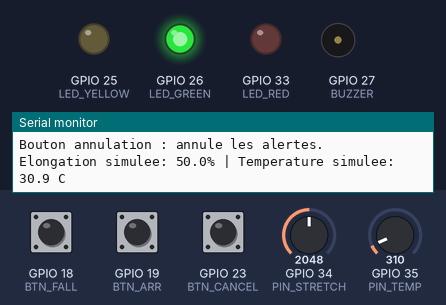
Recording of a sketch running on a simulated ESP32. Parts: output pins drawn as LEDs (lit = HIGH), buzzer (waves = sounding), the last lines printed to the serial monitor. Inputs (shaded band) come from the test bench; at power-on: GPIO 18 (BTN_FALL) HIGH, GPIO 23 (BTN_CANCEL) HIGH, GPIO 19 (BTN_ARR) HIGH, GPIO 34 (PIN_STRETCH) = 2048, GPIO 35 (PIN_TEMP) = 310 (analog values on the 0–4095 scale).

Above: at 1.2 s.
1.3 s: GPIO 18 (BTN_FALL) pulled LOW for 0.15 s
At 2.2 s:
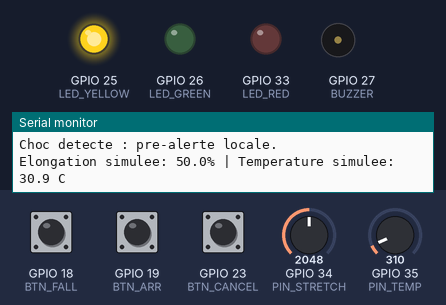
6.0 s: GPIO 23 (BTN_CANCEL) pulled LOW for 0.15 s
At 6.7 s:
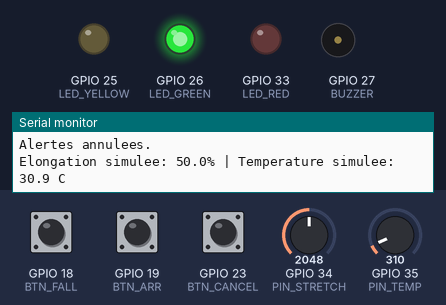
7.6 s: GPIO 19 (BTN_ARR) pulled LOW for 1 s
At 8.2 s:
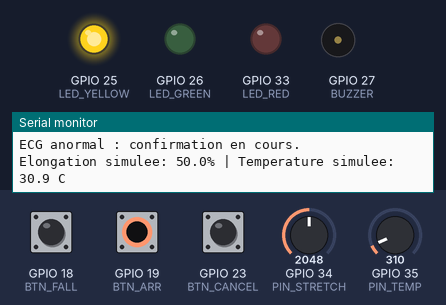
11.6 s: GPIO 18 (BTN_FALL) pulled LOW for 1 s
At 14.5 s:
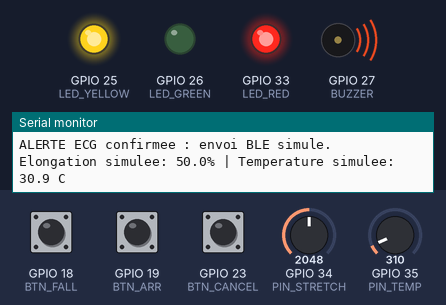
15.1 s: GPIO 19 (BTN_ARR) pulled LOW for 3.2 s
At 60.4 s:
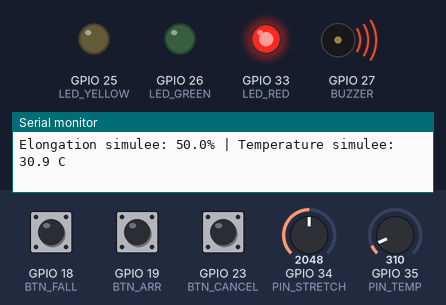
Timing chart, 0 to 61.5 s (numbered marks = the images above; inputs shaded):
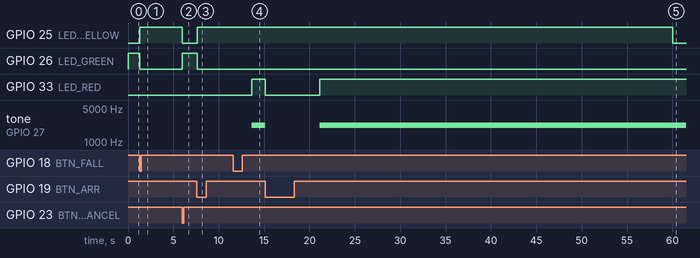

The sketch:

sketch.ino
```cpp
const int PIN_STRETCH = 34;  // Potentiomètre : respiration/élongation simulée
const int PIN_TEMP    = 35;  // Potentiomètre : température simulée

const int BTN_FALL   = 18;   // Choc simulé
const int BTN_ARR    = 19;   // Épisode ECG anormal simulé
const int BTN_CANCEL = 23;   // Annulation par le sportif

const int LED_GREEN  = 26;  // Fonctionnement normal
const int LED_YELLOW = 25;  // Pré-alerte
const int LED_RED    = 33;  // Alerte confirmée
const int BUZZER     = 27;

const unsigned long FALL_CONFIRM_MS = 30000; // 30 s
const unsigned long ARR_CONFIRM_MS  = 6000;  // 3 fenêtres de 2 s
const unsigned long TEMP_CONFIRM_MS = 120000; // 2 min
const unsigned long SLOPE_WINDOW_MS = 30000;  // 30 s

bool lastFallButton = HIGH;
bool lastArrButton = HIGH;
bool lastCancelButton = HIGH;

bool fallPending = false;
bool arrPending = false;
bool fallConfirmed = false;
bool arrConfirmed = false;
bool tempConfirmed = false;
bool tempPreAlert = false;

unsigned long fallStart = 0;
unsigned long arrStart = 0;
unsigned long hotStart = 0;
unsigned long lastTempCheck = 0;
unsigned long lastPrint = 0;

float tempAtLastCheck = 30.0;

void resetAlerts() {
  fallPending = false;
  arrPending = false;
  fallConfirmed = false;
  arrConfirmed = false;
  tempConfirmed = false;
  tempPreAlert = false;
  hotStart = 0;

  Serial.println("Alertes annulees.");
}

void setup() {
  Serial.begin(115200);
  analogReadResolution(12);

  pinMode(BTN_FALL, INPUT_PULLUP);
  pinMode(BTN_ARR, INPUT_PULLUP);
  pinMode(BTN_CANCEL, INPUT_PULLUP);

  pinMode(LED_GREEN, OUTPUT);
  pinMode(LED_YELLOW, OUTPUT);
  pinMode(LED_RED, OUTPUT);
  pinMode(BUZZER, OUTPUT);

  lastTempCheck = millis();

  Serial.println("Simulation du gilet connecte demarree.");
  Serial.println("Bouton choc : pre-alerte chute.");
  Serial.println("Bouton ECG : simulation d'une anomalie.");
  Serial.println("Bouton annulation : annule les alertes.");
}

void loop() {
  unsigned long now = millis();

  // Les potentiomètres remplacent ici les capteurs analogiques.
  int stretchRaw = analogRead(PIN_STRETCH);
  int tempRaw = analogRead(PIN_TEMP);

  float stretchPercent = (stretchRaw / 4095.0) * 100.0;
  float tempC = 30.0 + (tempRaw / 4095.0) * 12.0;

  bool fallButton = digitalRead(BTN_FALL);
  bool arrButton = digitalRead(BTN_ARR);
  bool cancelButton = digitalRead(BTN_CANCEL);

  // Un appui simule un choc détecté par l'IMU.
  if (lastFallButton == HIGH && fallButton == LOW) {
    fallPending = true;
    fallConfirmed = false;
    fallStart = now;
    Serial.println("Choc detecte : pre-alerte locale.");
  }

  // Un appui simule une fenêtre ECG anormale.
  if (lastArrButton == HIGH && arrButton == LOW) {
    arrPending = true;
    arrConfirmed = false;
    arrStart = now;
    Serial.println("ECG anormal : confirmation en cours.");
  }

  // Un appui annule les alertes.
  if (lastCancelButton == HIGH && cancelButton == LOW) {
    resetAlerts();
  }

  lastFallButton = fallButton;
  lastArrButton = arrButton;
  lastCancelButton = cancelButton;

  // Alerte chute après 30 s sans annulation.
  if (fallPending && now - fallStart >= FALL_CONFIRM_MS) {
    fallConfirmed = true;
    Serial.println("ALERTE CHUTE confirmee : envoi BLE/SOS simule.");
    fallPending = false;
  }

  // Confirmation ECG après trois fenêtres de 2 s.
  if (arrPending && now - arrStart >= ARR_CONFIRM_MS) {
    arrConfirmed = true;
    Serial.println("ALERTE ECG confirmee : envoi BLE simule.");
    arrPending = false;
  }

  // Pré-alerte thermique si la température augmente de plus de
  // 0,1 °C/min sur la fenêtre observée de 30 s.
  if (now - lastTempCheck >= SLOPE_WINDOW_MS) {
    float minutes = (now - lastTempCheck) / 60000.0;
    float slope = (tempC - tempAtLastCheck) / minutes;

    tempPreAlert = (slope > 0.1);

    if (tempPreAlert) {
      Serial.println("Pre-alerte thermique : hausse rapide estimee.");
    }

    tempAtLastCheck = tempC;
    lastTempCheck = now;
  }

  // Alerte thermique si Tc simulée atteint 39 °C pendant 2 min.
  if (tempC >= 39.0) {
    if (hotStart == 0) hotStart = now;

    if (now - hotStart >= TEMP_CONFIRM_MS && !tempConfirmed) {
      tempConfirmed = true;
      Serial.println("ALERTE THERMIQUE confirmee : BLE/SOS simule.");
    }
  } else {
    // Sous 39 C avant confirmation : remise a zero du delai continu.
    hotStart = 0;
    // tempConfirmed reste memorisee jusqu'a resetAlerts() / Annuler.
  }

  bool confirmed = fallConfirmed || arrConfirmed || tempConfirmed;
  bool preAlert = fallPending || arrPending || tempPreAlert;

  digitalWrite(LED_GREEN, (!confirmed && !preAlert) ? HIGH : LOW);
  digitalWrite(LED_YELLOW, preAlert ? HIGH : LOW);
  digitalWrite(LED_RED, confirmed ? HIGH : LOW);

  if (confirmed) {
    tone(BUZZER, 2200);
  } else {
    noTone(BUZZER);
  }

  // Affichage des mesures simulées dans le moniteur série.
  if (now - lastPrint >= 1000) {
    lastPrint = now;
    Serial.print("Elongation simulee: ");
    Serial.print(stretchPercent, 1);
    Serial.print("% | Temperature simulee: ");
    Serial.print(tempC, 1);
    Serial.println(" C");
  }

  delay(20);
}
```

Measured:
- after the input at 1.3 s, GPIO 25 (LED_YELLOW): LOW → HIGH at once; GPIO 26 (LED_GREEN): HIGH → LOW at once
- after the input at 6.0 s, GPIO 25 (LED_YELLOW): HIGH → LOW at once; GPIO 26 (LED_GREEN): LOW → HIGH at once
- after the input at 7.6 s, GPIO 25 (LED_YELLOW): LOW → HIGH at once; GPIO 26 (LED_GREEN): HIGH → LOW at once
- after the input at 11.6 s, GPIO 25 (LED_YELLOW): stays HIGH (without the input it goes to LOW after 2.0 s)
- after the input at 15.1 s, GPIO 33 (LED_RED): HIGH → LOW at once, → HIGH 6.0 s later; tone on GPIO 27 (BUZZER): 2200 Hz → silent at once, → 2200 Hz 6.0 s later
